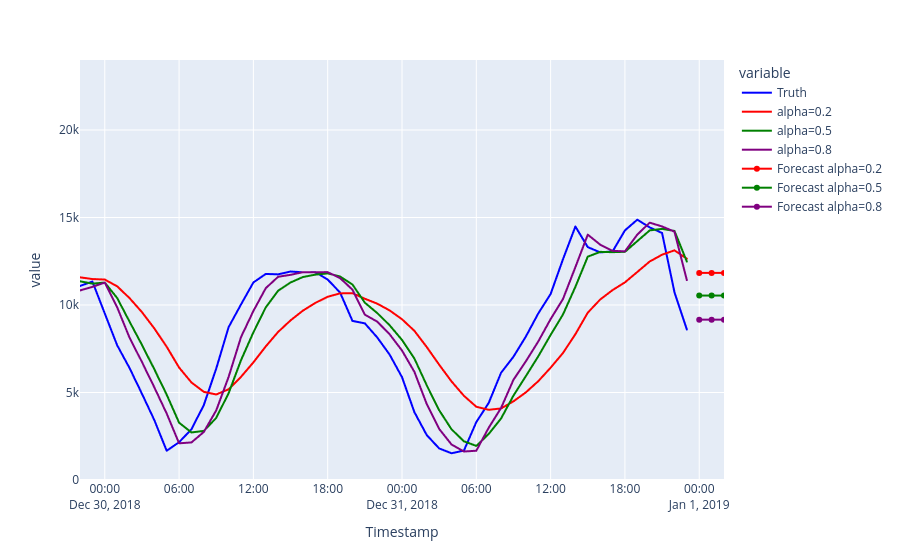

Notebook code cell kept with this figure:
### Code cell
fig = px.line(smoothData, y = ['Truth', 'alpha=0.2', 'alpha=0.5', 'alpha=0.8'], 
        x = smoothData.index,
        color_discrete_map={"Truth": 'blue',
                           'alpha=0.2': 'red', 
                            'alpha=0.5':'green', 
                            'alpha=0.8':'purple'}
       )

fig.update_xaxes(range=[smoothData.index[-50], forecast020.index[-1]])
fig.update_yaxes(range=[0, 24000])

# Incorporating the Forecasts
fig.add_trace(go.Scatter(x=forecast020.index, y = forecast020.values, name='Forecast alpha=0.2', line={'color':'red'}))
fig.add_trace(go.Scatter(x=forecast050.index, y = forecast050.values, name='Forecast alpha=0.5', line={'color':'green'}))
fig.add_trace(go.Scatter(x=forecast080.index, y = forecast080.values, name='Forecast alpha=0.8', line={'color':'purple'}))

### Figure 1 — Plotly figure (JSON) as saved in the notebook; plotly's stock layout.template omitted (floating-point values rounded to 4 significant figures; data arrays with more than 128 entries replaced by an {"elided": "..."} marker saying what was removed)
{"data": [{"hovertemplate": "variable=Truth<br>Timestamp=%{x}<br>value=%{y}<extra></extra>", "legendgroup": "Truth", "line": {"color": "blue", "dash": "solid"}, "marker": {"symbol": "circle"}, "mode": "lines", "name": "Truth", "showlegend": true, "type": "scattergl", "x": {"elided": "8760 str values"}, "xaxis": "x", "y": {"elided": "8760 int values"}, "yaxis": "y"}, {"hovertemplate": "variable=alpha=0.2<br>Timestamp=%{x}<br>value=%{y}<extra></extra>", "legendgroup": "alpha=0.2", "line": {"color": "red", "dash": "solid"}, "marker": {"symbol": "circle"}, "mode": "lines", "name": "alpha=0.2", "showlegend": true, "type": "scattergl", "x": {"elided": "8760 str values"}, "xaxis": "x", "y": {"elided": "8760 float values"}, "yaxis": "y"}, {"hovertemplate": "variable=alpha=0.5<br>Timestamp=%{x}<br>value=%{y}<extra></extra>", "legendgroup": "alpha=0.5", "line": {"color": "green", "dash": "solid"}, "marker": {"symbol": "circle"}, "mode": "lines", "name": "alpha=0.5", "showlegend": true, "type": "scattergl", "x": {"elided": "8760 str values"}, "xaxis": "x", "y": {"elided": "8760 float values"}, "yaxis": "y"}, {"hovertemplate": "variable=alpha=0.8<br>Timestamp=%{x}<br>value=%{y}<extra></extra>", "legendgroup": "alpha=0.8", "line": {"color": "purple", "dash": "solid"}, "marker": {"symbol": "circle"}, "mode": "lines", "name": "alpha=0.8", "showlegend": true, "type": "scattergl", "x": {"elided": "8760 str values"}, "xaxis": "x", "y": {"elided": "8760 float values"}, "yaxis": "y"}, {"line": {"color": "red"}, "name": "Forecast alpha=0.2", "type": "scatter", "x": ["2019-01-01T00:00:00", "2019-01-01T01:00:00", "2019-01-01T02:00:00"], "y": [11830.0, 11830.0, 11830.0]}, {"line": {"color": "green"}, "name": "Forecast alpha=0.5", "type": "scatter", "x": ["2019-01-01T00:00:00", "2019-01-01T01:00:00", "2019-01-01T02:00:00"], "y": [10540.0, 10540.0, 10540.0]}, {"line": {"color": "purple"}, "name": "Forecast alpha=0.8", "type": "scatter", "x": ["2019-01-01T00:00:00", "2019-01-01T01:00:00", "2019-01-01T02:00:00"], "y": [9163.0, 9163.0, 9163.0]}], "layout": {"legend": {"title": {"text": "variable"}, "tracegroupgap": 0}, "margin": {"t": 60}, "xaxis": {"anchor": "y", "domain": [0, 1], "range": ["2018-12-29T22:00:00", "2019-01-01T02:00:00"], "title": {"text": "Timestamp"}}, "yaxis": {"anchor": "x", "domain": [0, 1], "range": [0, 24000], "title": {"text": "value"}}}}
